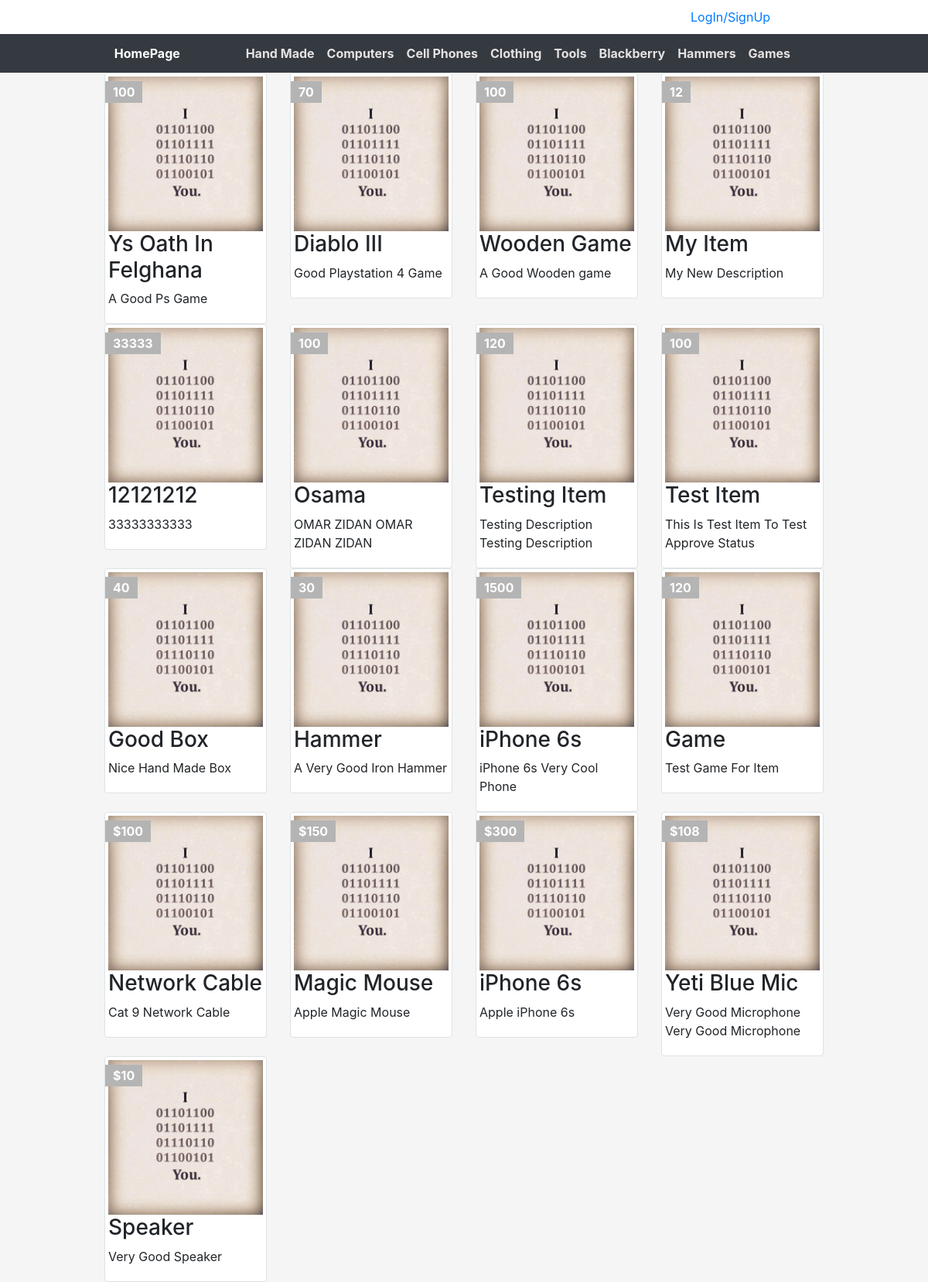
The page / on the database its author committed.
### tables this page shows
CREATE TABLE `categories` (
  `ID` int(11) NOT NULL,
  `Name` varchar(255) NOT NULL,
  `Description` text NOT NULL,
  `parent` int(11) NOT NULL,
  `Ordering` int(11) DEFAULT NULL,
  `Visibility` tinyint(4) NOT NULL DEFAULT 0,
  `Allow_Comment` tinyint(4) NOT NULL DEFAULT 0,
  `Allow_Ads` tinyint(4) NOT NULL DEFAULT 0
);

CREATE TABLE `items` (
  `itemID` int(11) NOT NULL,
  `Name` varchar(255) NOT NULL,
  `Description` text NOT NULL,
  `Price` varchar(255) NOT NULL,
  `Add_Date` date NOT NULL,
  `Country_Made` varchar(255) NOT NULL,
  `Image` varchar(255) NOT NULL,
  `Status` varchar(255) NOT NULL,
  `Rating` smallint(6) NOT NULL,
  `Approve` tinyint(4) NOT NULL DEFAULT 0,
  `catID` int(11) NOT NULL,
  `Member_ID` int(11) NOT NULL,
  `tags` varchar(255) DEFAULT NULL
);

### ini.php (called while the page is built, shortened)
<?php
    include 'Admin/connect.php';
    $cssRoute   = 'layout/css/';
    $tplRoute   = 'includes/templates/';
    $funcRoute  = 'includes/functions/';
    include $funcRoute  . 'function.php';
    include $tplRoute   . 'header.php';

### includes/functions/function.php (called while the page is built, shortened)
<?php
function getAllFrom($tablename, $order = null){
    global $con;
    $getAll = $con->prepare("SELECT * FROM $tablename ORDER BY $order DESC");
    $getAll->execute();
    $all = $getAll->fetchAll();
    return $all;
}
function getCat(){
    global $con;
    $getCat = $con->prepare("SELECT * FROM categories ORDER BY ID ASC");
    $getCat->execute();
    $cats = $getCat->fetchAll();
    return $cats;
}

### index.php (the view, shortened to what this page needs)
<?php
    include 'ini.php';
?>
<div class="container">
    <div class="row">
        <?
        $allItems = getAllFrom('items','itemID');
        foreach ($allItems as $item) {
            echo '<div class="col-sm-6 col-md-3">';
                echo '<div class="img-thumbnail item-box">';
                    echo '<span class="price-tag">' . $item['Price'] . '</span>';
                    echo '<img class="img-fluid" src="img.png" alt="" />';
                    echo '<div class="caption">';
                            echo '<h3>' . $item['Name'] . '</h3>';
                            echo '<p>' . $item['Description'] . '</p>';
                    echo '</div>';
                echo '</div>';
            echo "</div>";
        }
        ?>
    </div>
</div>
<?
    include $tplRoute . "footer.php";
?>

### includes/templates/header.php (shortened to what this page needs)
<!DOCTYPE html>
<html>
    <head>
        <link rel="stylesheet" href="<?php echo $cssRoute; ?>bootstrap.min.css">
        <link rel="stylesheet" href="<?php echo $cssRoute; ?>all.css">
        <link rel="stylesheet" href="<?php echo $cssRoute; ?>frontend.css">
    </head>
    <body>
        <div class="upper-bar">
            <div class="container">
                <?
                    if (isset($_SESSION['user'])) { ?>
                        <div class="btn-group">
                            <img src="img.png" alt="" class="img-circle">
                            <span class="btn dropdown-toggle" data-toggle="dropdown">
                                <? echo $sessionUser; ?>
                                <span class="caret"></span>
                            </span>
                            <ul class="dropdown-menu">
                                <li><a href="profile.php">My profile</a></li>
                                <li><a href="profile.php">New Item</a></li>
                                <li><a href="profile.php">LogOut</a></li>
                            </ul>
                        </div>
                        <?
                    }else {
                ?>
                <a href="login.php">
                    <span class="upper-form">LogIn/SignUp</span>
                </a>
                <? } ?>
            </div>
        </div>
        <nav class="navbar navbar-expand-lg navbar-dark bg-dark">
          <div class="container">
            <a class="navbar-brand" href="index.php">HomePage</a>
            <div class="collapse navbar-collapse" id="navbarNavDropdown">
              <ul class="navbar-nav navbar-right">
                  <?
                  foreach (getCat() as $cat) {
                      echo "<li class='nav-item'>";
                        echo"<a class='nav-link' href='categories.php?pageID=" . $cat["ID"] . "&pagename=" . str_replace(' ', '-', $cat['Name']) . "'>
                                " . $cat['Name'] . "
                            </a>";
                      echo "</li>";
                  }
                  ?>
              </ul>
            </div>
          </div>
        </nav>

### includes/templates/footer.php (shortened to what this page needs)
    </body>
</html>

### layout/css/frontend.css (style rules this page uses)
body { background-color: #f5f5f5; }
.upper-bar { padding: 10px; background-color: #fff }
.upper-bar .upper-form { left: 750px; position: relative; }
.navbar-right { position: absolute; right: 170px; }
.navbar-right .nav-link { color: #e6e2e2 !important; font-weight: bold; }
.navbar-brand { font-size: 1em; font-weight: bold; }
.item-box { position: relative; }
.item-box .price-tag { background-color: #B4B4B4; padding: 2px 10px; position: absolute; left: 0; top: 10px; font-weight: bold; color: #FFF; }

### rows shown on the page
categories: Name "Hand Made"
categories: Name "Computers"
categories: Name "Cell Phones"
categories: Name "Clothing"
categories: Name "Tools"
categories: Name "Blackberry"
categories: Name "Hammers"
categories: Name "Games"
items: Price "100", Name "Ys Oath In Felghana", Description "A Good Ps Game"
items: Price "70", Name "Diablo III", Description "Good Playstation 4 Game"
items: Price "100", Name "Wooden Game", Description "A Good Wooden game"
items: Price "12", Name "My Item", Description "My New Description"
items: Price "33333", Name "12121212", Description "33333333333"
items: Price "100", Name "Osama", Description "OMAR ZIDAN OMAR ZIDAN ZIDAN"
items: Price "120", Name "Testing Item", Description "Testing Description Testing Description"
items: Price "100", Name "Test Item", Description "This Is Test Item To Test Approve Status"
items: Price "40", Name "Good Box", Description "Nice Hand Made Box"
items: Price "30", Name "Hammer", Description "A Very Good Iron Hammer"
items: Price "1500", Name "iPhone 6s", Description "iPhone 6s Very Cool Phone"
items: Price "120", Name "Game", Description "Test Game For Item"
items: Price "$100", Name "Network Cable", Description "Cat 9 Network Cable"
items: Price "$150", Name "Magic Mouse", Description "Apple Magic Mouse"
items: Price "$300", Name "iPhone 6s", Description "Apple iPhone 6s"
items: Price "$108", Name "Yeti Blue Mic", Description "Very Good Microphone Very Good Microphone"
items: Price "$10", Name "Speaker", Description "Very Good Speaker"
